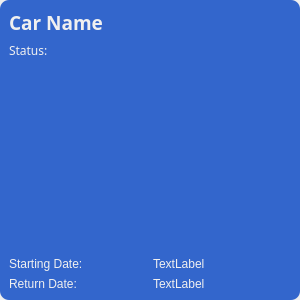
<?xml version="1.0" encoding="UTF-8"?>
<ui version="4.0">
 <class>appointment_card</class>
 <widget class="QWidget" name="appointment_card">
  <property name="geometry">
   <rect>
    <x>0</x>
    <y>0</y>
    <width>300</width>
    <height>300</height>
   </rect>
  </property>
  <property name="sizePolicy">
   <sizepolicy hsizetype="Fixed" vsizetype="Fixed">
    <horstretch>0</horstretch>
    <verstretch>0</verstretch>
   </sizepolicy>
  </property>
  <property name="windowTitle">
   <string>Form</string>
  </property>
  <property name="styleSheet">
   <string notr="true">QFrame {
	background-color: #3366CC;
	color: #F0F0F0;
	border-radius: 9px;
}
</string>
  </property>
  <layout class="QVBoxLayout" name="verticalLayout">
   <property name="spacing">
    <number>0</number>
   </property>
   <property name="leftMargin">
    <number>0</number>
   </property>
   <property name="topMargin">
    <number>0</number>
   </property>
   <property name="rightMargin">
    <number>0</number>
   </property>
   <property name="bottomMargin">
    <number>0</number>
   </property>
   <item>
    <widget class="QFrame" name="frame">
     <property name="sizePolicy">
      <sizepolicy hsizetype="Fixed" vsizetype="Fixed">
       <horstretch>0</horstretch>
       <verstretch>0</verstretch>
      </sizepolicy>
     </property>
     <property name="minimumSize">
      <size>
       <width>300</width>
       <height>300</height>
      </size>
     </property>
     <property name="maximumSize">
      <size>
       <width>300</width>
       <height>300</height>
      </size>
     </property>
     <property name="styleSheet">
      <string notr="true"/>
     </property>
     <property name="frameShape">
      <enum>QFrame::StyledPanel</enum>
     </property>
     <property name="frameShadow">
      <enum>QFrame::Raised</enum>
     </property>
     <layout class="QVBoxLayout" name="verticalLayout_2">
      <item>
       <layout class="QHBoxLayout" name="horizontalLayout">
        <property name="sizeConstraint">
         <enum>QLayout::SetFixedSize</enum>
        </property>
        <property name="bottomMargin">
         <number>0</number>
        </property>
        <item>
         <widget class="QLabel" name="car_name_label">
          <property name="sizePolicy">
           <sizepolicy hsizetype="Maximum" vsizetype="Fixed">
            <horstretch>0</horstretch>
            <verstretch>0</verstretch>
           </sizepolicy>
          </property>
          <property name="font">
           <font>
            <family>Roboto Mono SemiBold</family>
            <pointsize>14</pointsize>
            <weight>75</weight>
            <bold>true</bold>
           </font>
          </property>
          <property name="text">
           <string>Car Name</string>
          </property>
         </widget>
        </item>
        <item alignment="Qt::AlignRight">
         <widget class="QPushButton" name="cancel_btn">
          <property name="styleSheet">
           <string notr="true">background-color: transparent;
border: None;</string>
          </property>
          <property name="text">
           <string/>
          </property>
          <property name="icon">
           <iconset>
            <normaloff>../../assets/icons/x-mark-4-32.png</normaloff>../../assets/icons/x-mark-4-32.png</iconset>
          </property>
         </widget>
        </item>
       </layout>
      </item>
      <item>
       <widget class="QLabel" name="status_label">
        <property name="sizePolicy">
         <sizepolicy hsizetype="Fixed" vsizetype="Maximum">
          <horstretch>0</horstretch>
          <verstretch>0</verstretch>
         </sizepolicy>
        </property>
        <property name="font">
         <font>
          <family>Roboto Mono</family>
          <weight>50</weight>
          <bold>false</bold>
         </font>
        </property>
        <property name="text">
         <string>Status: </string>
        </property>
       </widget>
      </item>
      <item>
       <widget class="QLabel" name="car_image_label">
        <property name="sizePolicy">
         <sizepolicy hsizetype="Preferred" vsizetype="Expanding">
          <horstretch>0</horstretch>
          <verstretch>0</verstretch>
         </sizepolicy>
        </property>
        <property name="styleSheet">
         <string notr="true"/>
        </property>
        <property name="text">
         <string/>
        </property>
       </widget>
      </item>
      <item>
       <widget class="QWidget" name="widget" native="true">
        <property name="styleSheet">
         <string notr="true">font: 57 9pt &quot;Roboto Mono Medium&quot;;</string>
        </property>
        <layout class="QGridLayout" name="gridLayout">
         <property name="leftMargin">
          <number>0</number>
         </property>
         <property name="topMargin">
          <number>0</number>
         </property>
         <property name="rightMargin">
          <number>0</number>
         </property>
         <property name="bottomMargin">
          <number>0</number>
         </property>
         <item row="1" column="1">
          <widget class="QLabel" name="starting_date_label">
           <property name="text">
            <string>TextLabel</string>
           </property>
          </widget>
         </item>
         <item row="2" column="1">
          <widget class="QLabel" name="return_date_label">
           <property name="text">
            <string>TextLabel</string>
           </property>
          </widget>
         </item>
         <item row="2" column="0">
          <widget class="QLabel" name="label_5">
           <property name="text">
            <string>Return Date:</string>
           </property>
          </widget>
         </item>
         <item row="1" column="0">
          <widget class="QLabel" name="label_4">
           <property name="text">
            <string>Starting Date:</string>
           </property>
          </widget>
         </item>
        </layout>
       </widget>
      </item>
     </layout>
    </widget>
   </item>
  </layout>
 </widget>
 <resources/>
 <connections/>
</ui>
